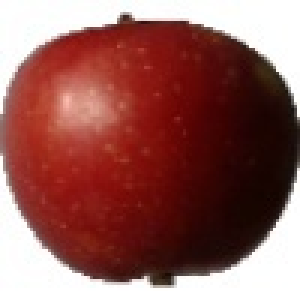
#> input picture databases/hybrid-database/test/apples/Apple Braeburn_36.jpg, 100 x 100 px (shown 3 times larger); its folder holds only this picture in this run
$ python -i Processing.py   (imports and definitions only)
#> lines starting #> are read from the running program, lines starting #| are printed output that depends on the picture
from PIL import Image, ImageEnhance
import os


def processing(_filename: str):
    im = Image.open(_filename)
#> im is the input picture: PIL image 100x100 RGB; mean R, G, B 147.3, 94, 89.7

    _filename = _filename[0: len(_filename) - 4]

    enhancer = ImageEnhance.Brightness(im)

    # Rotate the original image of 90, 180, and 270°
    for i in [90, 180, 270]:
        try:
            im_output = im.rotate(i)
            im_output.save(_filename + "_" + str(i) + ".jpg")
        except Exception:
            print(_filename + " ignored")
#> this loop made 3 passes
#> pass 1, in processing, `im_output = im.rotate(i)`:
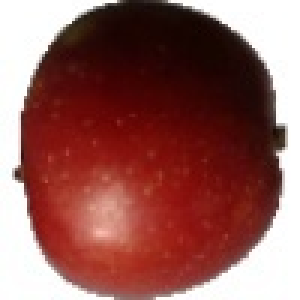
#> im_output: PIL image 100x100 RGB (shown 3 times larger); mean R, G, B 147.3, 94, 89.7

    # Rotate the darkened image of 0, 90, 180, and 270°
    factor = 0.6
    try:
        im_output = enhancer.enhance(factor)
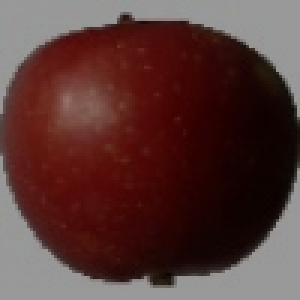
#> im_output: PIL image 100x100 RGB (shown 3 times larger); mean R, G, B 88, 56.1, 53.5
        for i in [0, 90, 180, 270]:
            im_output = im_output.rotate(i)
            im_output.save(_filename + "_dark_" + str(i) + ".jpg")
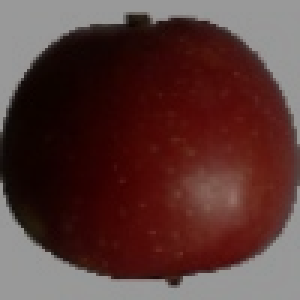
#> im_output: PIL image 100x100 RGB (shown 3 times larger); mean R, G, B 88, 56.1, 53.5
    except Exception:
        print(_filename + " ignored")

    # Rotate the brightened image of 0, 90, 180, and 270°
    factor = 1.4
    try:
        im_output = enhancer.enhance(factor)
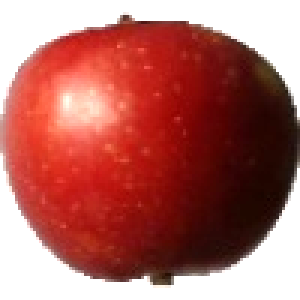
#> im_output: PIL image 100x100 RGB (shown 3 times larger); mean R, G, B 177.2, 103.9, 98.1
        for i in [0, 90, 180, 270]:
            im_output = im_output.rotate(i)
            im_output.save(_filename + "_bright_" + str(i) + ".jpg")
#> this loop made 4 passes
#> pass 2, in processing, `im_output = im_output.rotate(i)`:
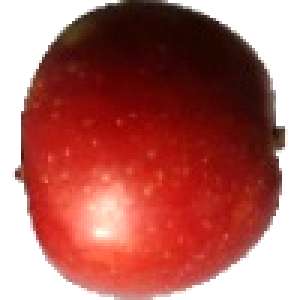
#> im_output: PIL image 100x100 RGB (shown 3 times larger); mean R, G, B 177.2, 103.9, 98.1
#> pass 3, in processing, `im_output = im_output.rotate(i)`:
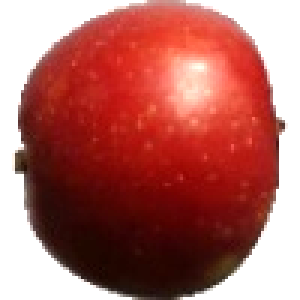
#> im_output: PIL image 100x100 RGB (shown 3 times larger); mean R, G, B 177.2, 103.9, 98.1
#> after the loop:
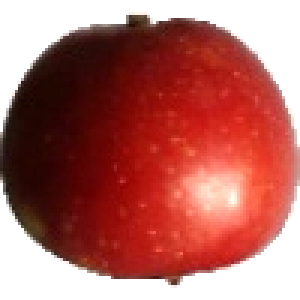
#> im_output: PIL image 100x100 RGB (shown 3 times larger); mean R, G, B 177.2, 103.9, 98.1
    except Exception:
        print(_filename + " ignored")


def database_processing(_db):
    for rep in os.listdir('../databases/' + _db):
        for fruit in os.listdir('../databases/' + _db + '/' + rep):
            for file in os.listdir('../databases/' + _db + '/' + rep + '/' + fruit):
                processing('../databases/' + _db + '/' + rep + '/' + fruit + '/' + file)

>>> result = processing('../databases/hybrid-database/test/apples/Apple Braeburn_36.jpg')

$ run again, on databases/hybrid-database/test/apples/Apple Braeburn_70.jpg
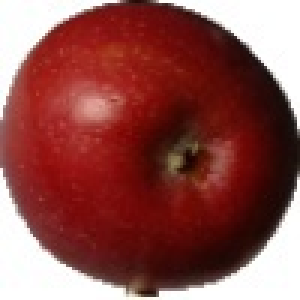
#> input picture databases/hybrid-database/test/apples/Apple Braeburn_70.jpg, 100 x 100 px (shown 3 times larger)
#> in processing, im is the input picture: PIL image 100x100 RGB; mean R, G, B 142.5, 80.8, 77.4
#> after the loop in processing, `for i in [0, 90, 180, 270]:`:
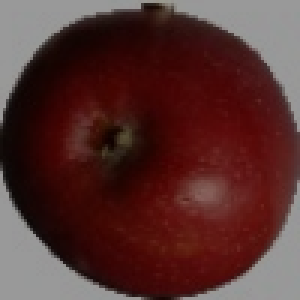
#> im_output: PIL image 100x100 RGB (shown 3 times larger); mean R, G, B 85.1, 48.1, 46.1
#> after the loop in processing, `for i in [0, 90, 180, 270]:`:
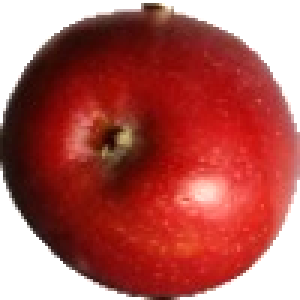
#> im_output: PIL image 100x100 RGB (shown 3 times larger); mean R, G, B 175.9, 90, 85.5
